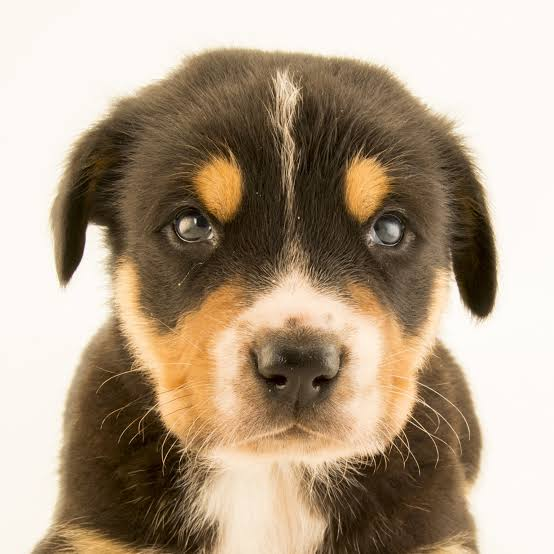
%> input picture dog.jpg, 554 x 554 px
$ octave Q2.m   (GNU Octave 9; MATLAB toolbox functions it lacks are replaced by stand-ins)
%> lines starting %> are read from the running program, lines starting %| are printed output that depends on the picture
img = imread('dog.jpg');
%> img is the input picture: size 554x554x3 uint8; mean R, G, B 177.5, 159.5, 138.3
	light = img + 50;
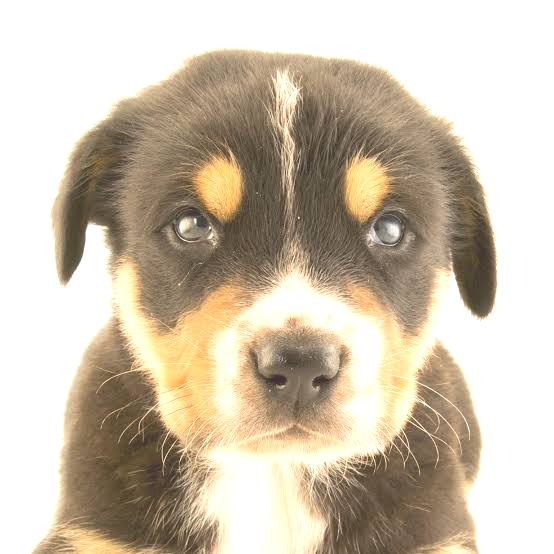
%> light: size 554x554x3 uint8; mean R, G, B 204.9, 192.6, 174.1
	dark = img - 50;
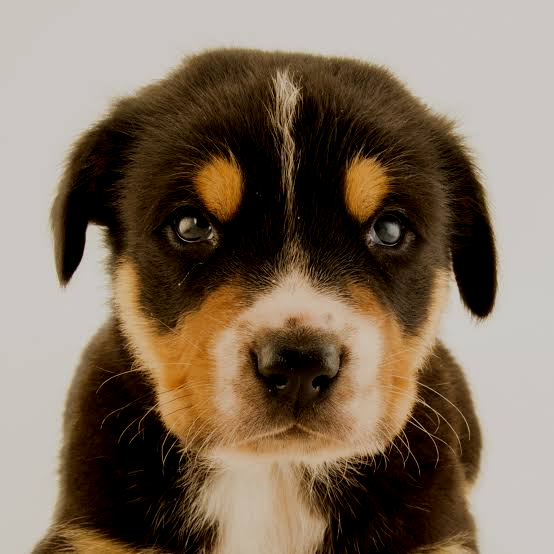
%> dark: size 554x554x3 uint8; mean R, G, B 128.2, 111.7, 94.5
	contrast_manupulate = imadjust(img, stretchlim(img), []);
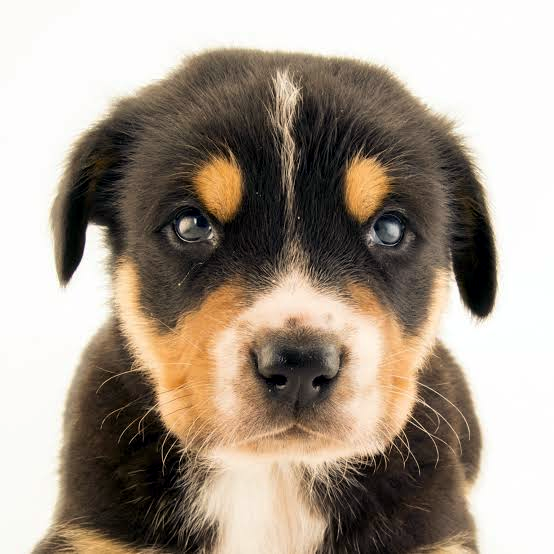
%> contrast_manupulate: size 554x554x3 uint8; mean R, G, B 167.2, 155, 142.3
	negative = 255 - img;
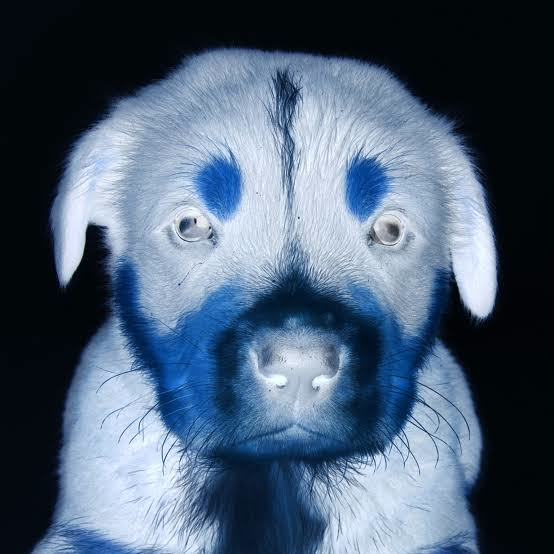
%> negative: size 554x554x3 uint8; mean R, G, B 77.5, 95.5, 116.7
	figure;
	subplot(1, 4, 1), imshow(light), title('Increased Brightness');
	subplot(1, 4, 2), imshow(dark), title('Decreased Brightness');
	subplot(1, 4, 3), imshow(contrast_manupulate), title('Contrast Manipulated');
	subplot(1, 4, 4), imshow(negative), title('Negative Image');
